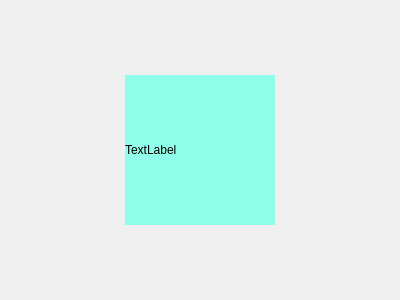
<?xml version="1.0" encoding="UTF-8"?>
<ui version="4.0">
 <class>Dialog</class>
 <widget class="QDialog" name="Dialog">
  <property name="geometry">
   <rect>
    <x>0</x>
    <y>0</y>
    <width>400</width>
    <height>300</height>
   </rect>
  </property>
  <property name="windowTitle">
   <string>Dialog</string>
  </property>
  <widget class="QLabel" name="label">
   <property name="geometry">
    <rect>
     <x>125</x>
     <y>75</y>
     <width>150</width>
     <height>150</height>
    </rect>
   </property>
   <property name="sizePolicy">
    <sizepolicy hsizetype="Fixed" vsizetype="Fixed">
     <horstretch>0</horstretch>
     <verstretch>0</verstretch>
    </sizepolicy>
   </property>
   <property name="minimumSize">
    <size>
     <width>150</width>
     <height>150</height>
    </size>
   </property>
   <property name="maximumSize">
    <size>
     <width>150</width>
     <height>150</height>
    </size>
   </property>
   <property name="styleSheet">
    <string notr="true">background-color: rgb(143, 255, 233);
font: 12pt &quot;新宋体&quot;;</string>
   </property>
   <property name="text">
    <string>TextLabel</string>
   </property>
  </widget>
 </widget>
 <layoutdefault spacing="6" margin="11"/>
 <resources/>
 <connections/>
</ui>
